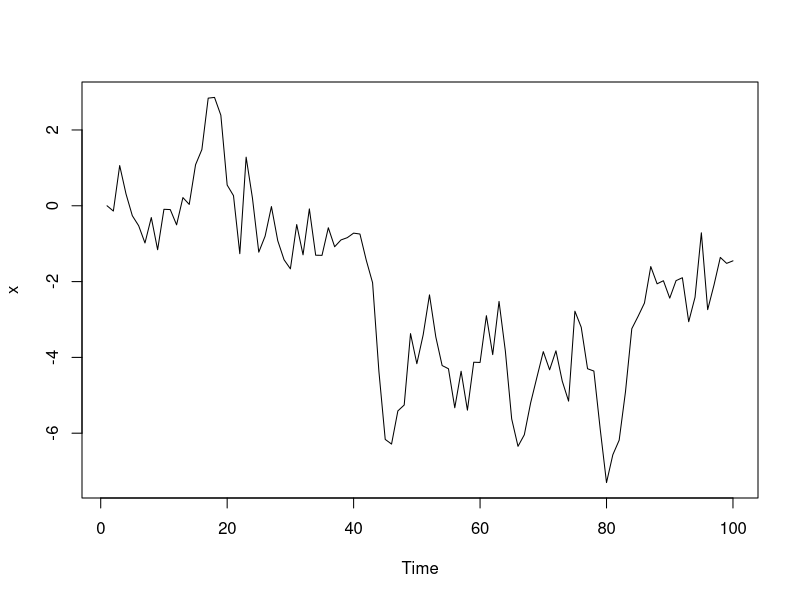
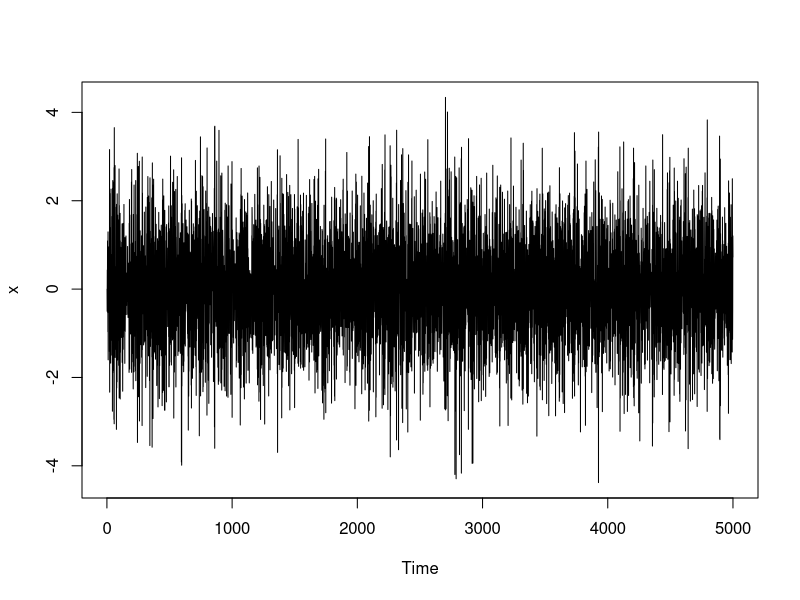
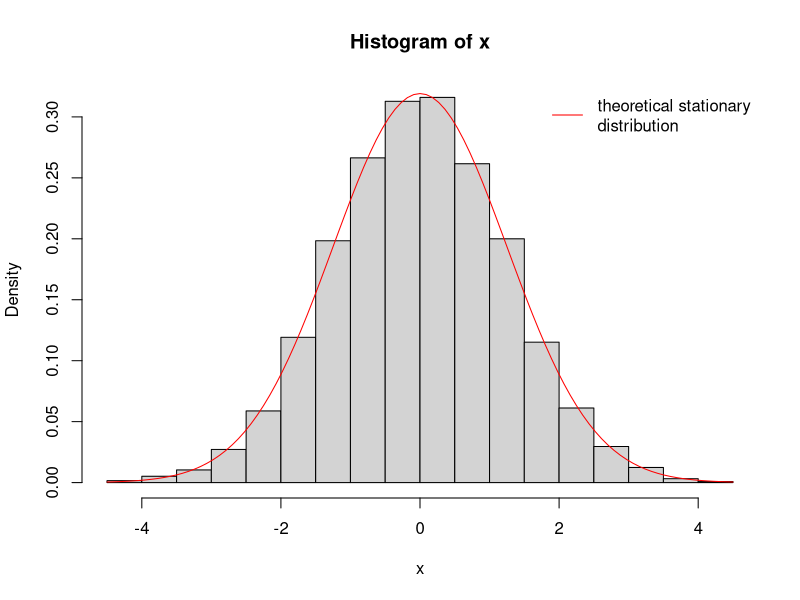

Here is the R script that generated these plots, in order:
# Markov chain:random walk(continuous)
#p(X(t+1)|X(t)=x(t)) = N(x(t),1)
# the probability distribution for the next state is Normal with variance 1 and mean = current state
set.seed(34) 
n = 100 
x = numeric(n) 
for (i in 2:n) {
  x[i] = rnorm(1, mean=x[i-1], sd=1.0) 
  } 
plot.ts(x) 

#discrete markov chain: assume the transition probability does't change
#so transition probability can be from state 1 to state 2: Q1, state1 to state3: Q2

Q = matrix(c(0.0, 0.5, 0.0, 0.0, 0.5, 0.5, 0.0, 0.5, 0.0, 0.0, 0.0, 0.5, 0.0, 0.5, 0.0, 0.0, 0.0, 0.5, 0.0, 0.5, 0.5, 0.0, 0.0, 0.5, 0.0),  nrow=5, byrow=TRUE) 
Q %*% Q # Matrix multiplication in R. This is Q^2. 
#Therefore, if your secret number is currently 1, the probability that the number will be 3 two steps from now is .25. 

#p(X(t+h)|X(t)) where h is a big number:
Q5 = Q %*% Q %*% Q %*% Q %*% Q # h=5 steps in the future 
round(Q5, 3) 
Q10 = Q %*% Q %*% Q %*% Q %*% Q %*% Q %*% Q %*% Q %*% Q %*% Q # h=10 steps in the future 
round(Q10, 3)

Q30 = Q 
for (i in 2:30) {
  Q30 = Q30 %*% Q 
  } 
round(Q30, 3) # h=30 steps in the future 

#stationary distribution of a chain: 
# is the initial state distribution for which performing 
#a transition will not change the probability of ending up in any given state. 
c(0.2, 0.2, 0.2, 0.2, 0.2) %*% Q 

help("sample")
n = 5000 
x = numeric(n) # empty numeric array with size n
x[1] = 1 # fix the state as 1 for time 1 
for (i in 2:n) {
  x[i] = sample.int(5, size=1, prob=Q[x[i-1],]) # draw the next state from the intergers 1 to 5 with proba bilities from the transition matrix Q, based on the previous value of X. 
} 
#sample takes a sample of the specified size from the elements of x 
#weighted by probability matrix
table(x) / n 

# Continuous Markov Chain example:
# p(X(t+1)|X(t)=x(t)) = N(phi*x(t),1), -1<phi<1

set.seed(100) 
n = 5000
x = numeric(n) # empty numeric array with size n
phi = -0.6 
for (i in 2:n) { 
  x[i] = rnorm(1, mean=phi*x[i-1], sd=1.0) 
  } 
plot.ts(x) 

# a histogram of our chain
#compare that with the theoretical stationary distribution
hist(x, freq=FALSE) 
curve(dnorm(x, mean=0.0, sd=sqrt(1.0/(1.0-phi^2))), col="red", add=TRUE) 
legend("topright", legend="theoretical stationary\ndistribution", col="red", lty=1, bty="n") 
# This chain has reached the stationary distribution since for different n states, the distribution states the same. 

#The first row correspond to X=0 (player A not playing) 
#while the second row  correspond to X=1 (player A playing).
Q = matrix(c(0,1,0.3,0.7),nrow=2, byrow=TRUE)
#suppose that the first game is between Players B and C
#the probability that Player A will play in Game 4:
c(1,0)%*% Q %*% Q %*% Q 
# stationary distribution for X in the chess example:
Q10 = Q %*% Q %*% Q %*% Q %*% Q %*% Q %*% Q %*% Q %*% Q %*% Q
#If the chain starts in the stationary distribution, 
#the probability of Player A playing in the next game
#the game after that, and so forth, is always this stationary probability.

